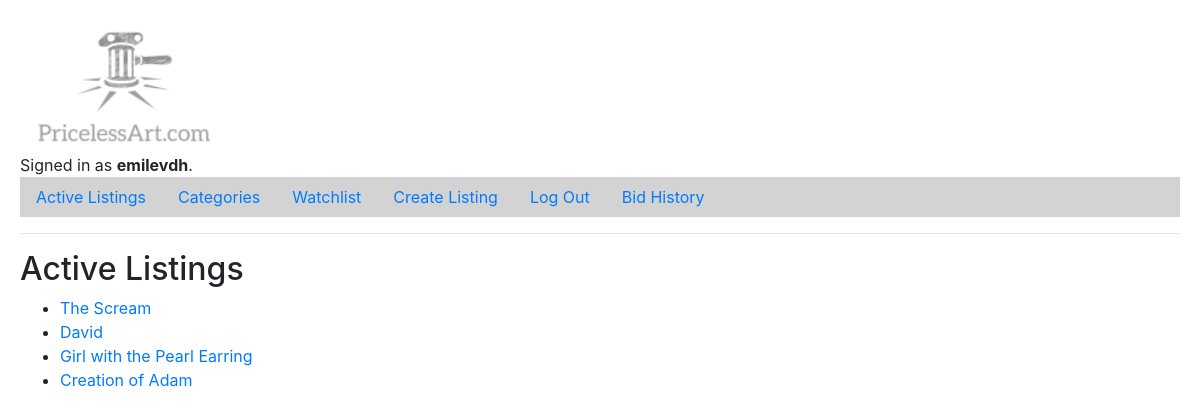
Screenshot of / (signed in) with the database file from the repository.
### auctions/models.py (models this page shows, shortened)
class User(AbstractUser):
    pass

class Listing (models.Model):
    Title=models.CharField(max_length=64)
    Artist=models.CharField(max_length=64)
    Description = models.TextField(blank=True)
    StartBidAmount=models.FloatField()
    Image=models.ImageField(upload_to='listing')
    ItemCategory=models.ForeignKey(ItemCategory, on_delete=models.CASCADE)
    ListedOn= models.DateTimeField(auto_now_add=True)
    Status=models.BooleanField(default=True)
    ListedBy= models.ForeignKey(User, on_delete=models.CASCADE)
    def __str__(self):
        return self.Title

### auctions/views.py (the view)
# urls.py: path("", views.index, name="index"),
def index(request):
    return render(request, "auctions/index.html",{
        "listings": Listing.objects.filter(Status=True)   #Listing.objects.exclude(Listing.Status=False).all()
    })

### auctions/templates/auctions/index.html
{% extends "auctions/layout.html" %}
{% block body %}
    <h2>Active Listings</h2>
    <ul>
    {% for l in listings %}
        <li>
            <a href="{% url 'listing' l.id %}">
                {{ l }}
        </li>
    {% endfor %}
    </ul>
{% endblock %}

### auctions/templates/auctions/layout.html (shortened to what this page needs)
{% load static %}
<!DOCTYPE html>
<html lang="en">
    <head>
        <link rel="stylesheet" href="https://stackpath.bootstrapcdn.com/bootstrap/4.4.1/css/bootstrap.min.css">
        <link href="{% static 'auctions/styles.css' %}" rel="stylesheet">
    </head>
    <body>
        <img src="{% static 'logo.png' %}" alt="logo" />
        <div>
            {% if user.is_authenticated %}
                Signed in as <strong>{{ user.username }}</strong>.
            {% else %}
                Not signed in.
            {% endif %}
        </div>
        <ul class="nav" style="background-color:lightgray;">
            <li class="nav-item">
                <a class="nav-link" href="{% url 'index' %}">Active Listings</a>
            </li>
            <li class="nav-item">
                <a class="nav-link" href="{% url 'categories' %}">Categories</a>
            </li>
            <li class="nav-item">
                <a class="nav-link" href="{% url 'watchlist' %}">Watchlist</a>
            </li>
            <li class="nav-item">
                <a class="nav-link" href="{% url 'addlisting' %}">Create Listing</a>
            </li>
            {% if user.is_authenticated %}
                <li class="nav-item">
                    <a class="nav-link" href="{% url 'logout' %}">Log Out</a>
                </li>
                <li class="nav-item">
                    <a class="nav-link" href="{% url 'bidhistory' %}">Bid History</a>
                </li>
            {% endif %}
        </ul>
        <hr>
        {% block body %}
        {% endblock %}
    </body>
</html>

### auctions/static/auctions/styles.css (style rules this page uses)
body { padding: 20px; }

### rows the page displays
User: username "emilevdh"
Listing: Title "The Scream"
Listing: Title "David"
Listing: Title "Girl with the Pearl Earring"
Listing: Title "Creation of Adam"
